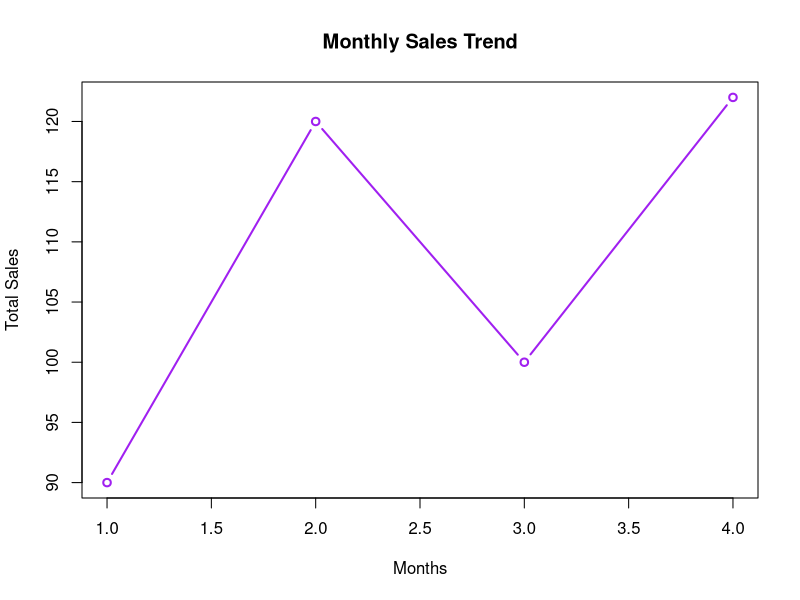

The R script that drew this image:
sales_values <- c(10, 15, 20, 12,  
                  30, 45, 25, 40,  
                  50, 60, 55, 70)

sales_matrix <- matrix(sales_values, nrow = 3, byrow = TRUE)

rownames(sales_matrix) <- c("Pants", "shirts", "Shoes")
colnames(sales_matrix) <- c("Jan", "Feb", "Mar", "Apr")

print("Sales Data Matrix:")
print(sales_matrix)

product_totals <- rowSums(sales_matrix)

print("Total Sales per Product:")
print(product_totals)
monthly_trend <- colSums(sales_matrix)
months <- c(1, 2, 3, 4) 

plot(months, monthly_trend, type = "b", col = "purple", lwd = 2,
     main = "Monthly Sales Trend", 
     xlab = "Months", ylab = "Total Sales")